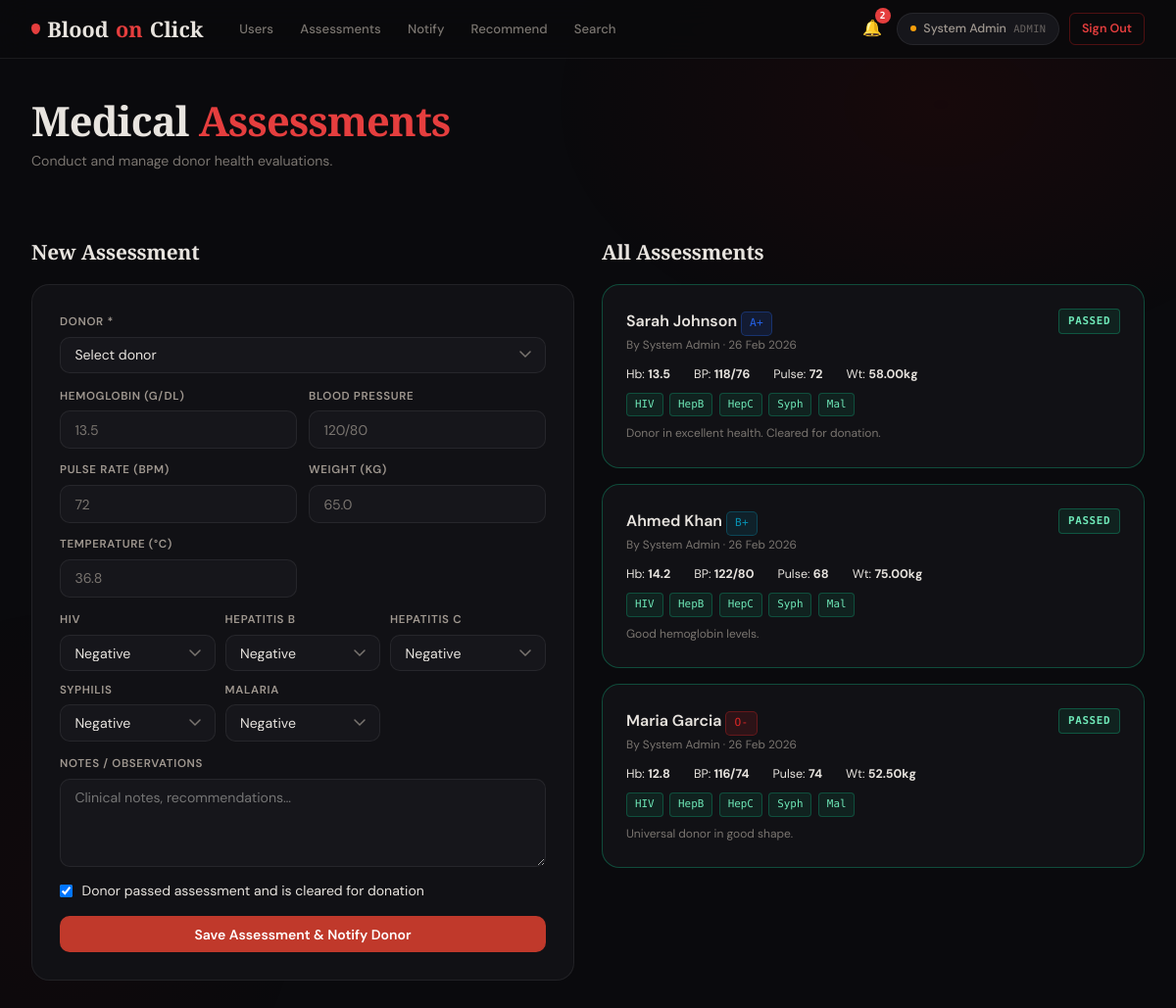
The app's page /admin/assessments.php (signed in) with its own data.
### tables this page shows
CREATE TABLE IF NOT EXISTS medical_assessments (
    id              INT AUTO_INCREMENT PRIMARY KEY,
    donor_id        INT             NOT NULL,
    assessed_by     INT             NOT NULL,           
    donation_id     INT             DEFAULT NULL,
    hemoglobin      DECIMAL(4,1),                       
    blood_pressure  VARCHAR(20),                        
    pulse_rate      INT,                                
    weight          DECIMAL(5,2),                       
    temperature     DECIMAL(4,1),                       
    hiv_status      ENUM('Negative','Positive','Unknown') DEFAULT 'Unknown',
    hepatitis_b     ENUM('Negative','Positive','Unknown') DEFAULT 'Unknown',
    hepatitis_c     ENUM('Negative','Positive','Unknown') DEFAULT 'Unknown',
    syphilis        ENUM('Negative','Positive','Unknown') DEFAULT 'Unknown',
    malaria         ENUM('Negative','Positive','Unknown') DEFAULT 'Unknown',
    passed          TINYINT(1)      DEFAULT 1,
    notes           TEXT,
    assessed_at     TIMESTAMP       DEFAULT CURRENT_TIMESTAMP,
    FOREIGN KEY (donor_id)    REFERENCES users(id)      ON DELETE CASCADE,
    FOREIGN KEY (assessed_by) REFERENCES users(id)      ON DELETE CASCADE,
    FOREIGN KEY (donation_id) REFERENCES donations(id)  ON DELETE SET NULL
);

CREATE TABLE IF NOT EXISTS users (
    id            INT AUTO_INCREMENT PRIMARY KEY,
    full_name     VARCHAR(150)     NOT NULL,
    age           INT,
    gender        ENUM('Male','Female','Other'),
    blood_group   ENUM('A+','A-','B+','B-','AB+','AB-','O+','O-'),
    contact       VARCHAR(20),
    email         VARCHAR(200)     NOT NULL UNIQUE,
    password      VARCHAR(255)     NOT NULL,
    city          VARCHAR(100),
    latitude      DECIMAL(10,7)    DEFAULT NULL,
    longitude     DECIMAL(10,7)    DEFAULT NULL,
    last_donation_date DATE        DEFAULT NULL,
    role          ENUM('admin','donor','blood_bank','seeker') DEFAULT 'donor',
    is_available  TINYINT(1)       DEFAULT 1,
    profile_photo VARCHAR(255)     DEFAULT NULL,
    created_at    TIMESTAMP        DEFAULT CURRENT_TIMESTAMP,
    updated_at    TIMESTAMP        DEFAULT CURRENT_TIMESTAMP ON UPDATE CURRENT_TIMESTAMP
);

### admin/assessments.php (the view, shortened to what this page needs)
<?php
require_once '../config/layout.php';
require_once '../config/auth.php';
$db  = getDB();
$selectedDonor = isset($_GET['donor']) ? (int)$_GET['donor'] : 0;
$filterDonor = $selectedDonor ?: 0;
$asSql = "SELECT ma.*,u.full_name AS donor_name,u.blood_group,a.full_name AS assessor_name FROM medical_assessments ma JOIN users u ON ma.donor_id=u.id JOIN users a ON ma.assessed_by=a.id";
$asParams = [];
$asSql.=" ORDER BY ma.assessed_at DESC LIMIT 50";
$stmt = $db->prepare($asSql); $stmt->execute($asParams);
$assessments = $stmt->fetchAll();
renderHead('Assessments'); ?>
<div class="page animate-in">
  <div style="display:flex;justify-content:space-between;align-items:flex-start;flex-wrap:wrap;gap:1rem;margin-bottom:2rem;">
    <div>
      <h1 class="page-title">Medical <span>Assessments</span></h1>
      <p class="page-subtitle">Conduct and manage donor health evaluations.</p>
    </div>
  </div>
  <div class="grid-2" style="gap:1.75rem;align-items:start;">
    <div>
      <h2 class="section-title" style="margin-bottom:1rem;">New Assessment</h2>
      <div class="card">
        <form method="POST">
          <div style="display:flex;flex-direction:column;gap:.85rem;">
            <div class="form-group">
              <label>Donor *</label>
              <select name="donor_id" onchange="this.form.submit()" id="donorSel">
                <option value="">Select donor</option>
              </select>
            </div>
            <div style="display:grid;grid-template-columns:1fr 1fr;gap:.75rem;">
              <div class="form-group"><label>Hemoglobin (g/dL)</label><input type="number" name="hemoglobin" step="0.1" min="0" max="25" placeholder="13.5"></div>
              <div class="form-group"><label>Blood Pressure</label><input type="text" name="blood_pressure" placeholder="120/80"></div>
              <div class="form-group"><label>Pulse Rate (bpm)</label><input type="number" name="pulse_rate" min="0" max="250" placeholder="72"></div>
              <div class="form-group"><label>Weight (kg)</label><input type="number" name="weight" step="0.1" min="0" max="300" placeholder="65.0"></div>
              <div class="form-group"><label>Temperature (°C)</label><input type="number" name="temperature" step="0.1" min="30" max="45" placeholder="36.8"></div>
            </div>
            <div style="display:grid;grid-template-columns:1fr 1fr 1fr;gap:.6rem;">
              <?php foreach(['HIV'=>'hiv_status','Hepatitis B'=>'hepatitis_b','Hepatitis C'=>'hepatitis_c','Syphilis'=>'syphilis','Malaria'=>'malaria'] as $label=>$field): ?>
              <div class="form-group">
                <label><?= $label ?></label>
                <select name="<?= $field ?>">
                  <option value="Negative">Negative</option>
                </select>
              </div>
              <?php endforeach; ?>
            </div>
            <div class="form-group">
              <label>Notes / Observations</label>
              <textarea name="notes" placeholder="Clinical notes, recommendations…"></textarea>
            </div>
            <label style="display:flex;align-items:center;gap:.6rem;cursor:pointer;font-size:.875rem;">
              <input type="checkbox" name="passed" checked style="width:auto;">
              Donor passed assessment and is cleared for donation
            </label>
            <button type="submit" class="btn btn-primary">Save Assessment & Notify Donor</button>
          </div>
        </form>
      </div>
    </div>
    <div>
      <div style="display:flex;justify-content:space-between;align-items:center;margin-bottom:1rem;flex-wrap:wrap;gap:.5rem;">
        <h2 class="section-title"><?= $filterDonor?'Donor Assessments':'All Assessments' ?></h2>
      </div>
      <?php if(empty($assessments)): ?>
        <div class="empty-state"><div class="icon">🩺</div><p>No assessments recorded yet.</p></div>
      <?php else: foreach($assessments as $i=>$a): ?>
      <div class="assessment-card <?= $a['passed']?'passed':'failed' ?>" style="margin-bottom:1rem;animation:fadeUp .35s <?= $i*.04 ?>s ease both;">
        <div style="display:flex;justify-content:space-between;align-items:flex-start;margin-bottom:.6rem;">
          <div>
            <div style="font-weight:600;"><?= htmlspecialchars($a['donor_name']) ?> <?= bloodGroupBadge($a['blood_group']) ?></div>
            <div style="font-size:.74rem;color:var(--text-muted);">By <?= htmlspecialchars($a['assessor_name']) ?> · <?= date('d M Y', strtotime($a['assessed_at'])) ?></div>
          </div>
          <span class="status-badge <?= $a['passed']?'status-completed':'status-rejected' ?>"><?= $a['passed']?'Passed':'Failed' ?></span>
        </div>
        <div style="display:flex;gap:1.5rem;font-size:.78rem;flex-wrap:wrap;">
          <span>Hb: <strong><?= $a['hemoglobin'] ?></strong></span>
          <span>BP: <strong><?= $a['blood_pressure'] ?></strong></span>
          <span>Pulse: <strong><?= $a['pulse_rate'] ?></strong></span>
          <span>Wt: <strong><?= $a['weight'] ?>kg</strong></span>
        </div>
        <div class="disease-row" style="margin-top:.5rem;">
          <span class="disease-chip <?= $a['hiv_status']==='Negative'?'chip-neg':'chip-pos' ?>">HIV</span>
          <span class="disease-chip <?= $a['hepatitis_b']==='Negative'?'chip-neg':'chip-pos' ?>">HepB</span>
          <span class="disease-chip <?= $a['hepatitis_c']==='Negative'?'chip-neg':'chip-pos' ?>">HepC</span>
          <span class="disease-chip <?= $a['syphilis']==='Negative'?'chip-neg':'chip-pos' ?>">Syph</span>
          <span class="disease-chip <?= $a['malaria']==='Negative'?'chip-neg':'chip-pos' ?>">Mal</span>
        </div>
        <?php if($a['notes']): ?>
          <p style="margin-top:.5rem;font-size:.75rem;color:var(--text-muted);"><?= htmlspecialchars($a['notes']) ?></p>
        <?php endif; ?>
      </div>
      <?php endforeach; endif; ?>
    </div>
  </div>
</div>
</body></html>

### config/auth.php (shortened to what this page needs)
<?php
function bloodGroupColor(string $bg): string {
    $map = [
        'O-'  => '#dc2626', 'O+'  => '#ea580c',
        'A-'  => '#7c3aed', 'A+'  => '#2563eb',
        'B-'  => '#059669', 'B+'  => '#0891b2',
        'AB-' => '#d97706', 'AB+' => '#be185d',
    ];
    return $map[$bg] ?? '#6b7280';
}
function bloodGroupBadge(string $bg, bool $large = false): string {
    $color = bloodGroupColor($bg);
    $size  = $large ? 'font-size:1rem;padding:.35rem .8rem;border-radius:8px;' : 'font-size:.7rem;padding:.15rem .5rem;border-radius:5px;';
    return "<span class='badge-blood' style='background:{$color}22;border-color:{$color}55;color:{$color};{$size}'>{$bg}</span>";
}

### records on screen
medical_assessments: donor.full_name "Sarah Johnson", donor.blood_group "A+", assessed_by.full_name "System Admin", assessed_at "26 Feb 2026", passed "PASSED", hemoglobin "13.5", blood_pressure "118/76", pulse_rate "72", weight "58.00", notes "Donor in excellent health. Cleared for donation."
medical_assessments: donor.full_name "Ahmed Khan", donor.blood_group "B+", assessed_by.full_name "System Admin", assessed_at "26 Feb 2026", passed "PASSED", hemoglobin "14.2", blood_pressure "122/80", pulse_rate "68", weight "75.00", notes "Good hemoglobin levels."
medical_assessments: donor.full_name "Maria Garcia", donor.blood_group "O-", assessed_by.full_name "System Admin", assessed_at "26 Feb 2026", passed "PASSED", hemoglobin "12.8", blood_pressure "116/74", pulse_rate "74", weight "52.50", notes "Universal donor in good shape."

### other values on screen
$unread "2"
$name "System Admin"
$roleLabel "ADMIN"
$label "HIV"
$label "HEPATITIS B"
$label "HEPATITIS C"
$label "SYPHILIS"
$label "MALARIA"
